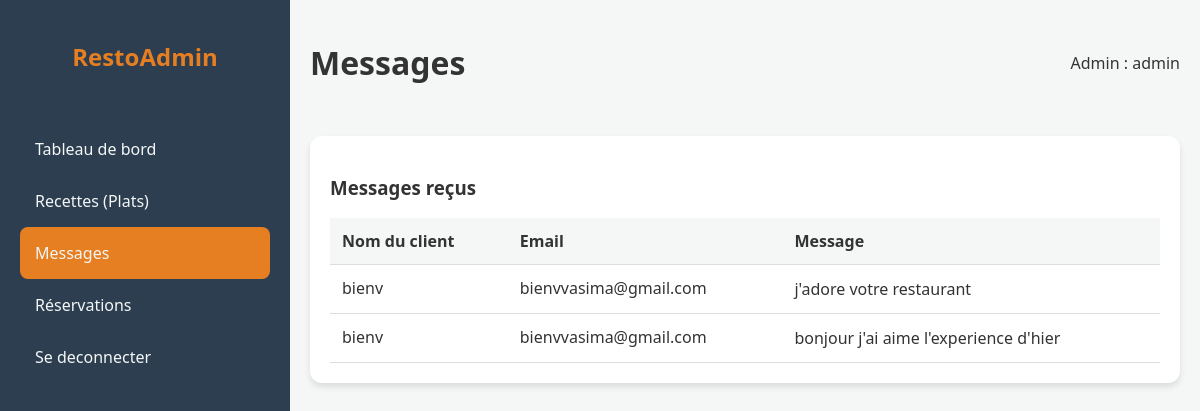
Page /admin/messages.php (signed in) on the committed database.
### tables this page shows
CREATE TABLE `contacts` (
  `id` int(10) UNSIGNED NOT NULL,
  `nom_client` varchar(100) NOT NULL,
  `email` varchar(100) NOT NULL,
  `message` text NOT NULL
);

### admin/messages.php (the view, shortened to what this page needs)
<?php
require '../connexion_db/connexion.php';
$requete = $connexion->query("SELECT nom_client, email, message FROM contacts ORDER BY nom_client ASC");
$messages = $requete->fetchAll(PDO::FETCH_ASSOC);
?>
<!DOCTYPE html>
<html lang="fr">
<head>
</head>
<body>
    <div class="sidebar">
        <h2>RestoAdmin</h2>
        <ul class="nav-links">
            <a href="index.php"><li>Tableau de bord</li></a>
            <a href="recettes.php"><li>Recettes (Plats)</li></a>
            <a href="messages.php"><li class="active">Messages</li></a>
            <a href="reservations.php"><li>Réservations</li></a>
            <a href="deconnexion.php"><li>Se deconnecter</li></a>
        </ul>
    </div>
    <div class="main-content">
        <div class="header">
            <h1>Messages</h1>
            <div class="user-info">Admin : <?= htmlspecialchars($_SESSION['admin']) ?></div>
        </div>
        <div class="table-container">
            <h3>Messages reçus</h3>
            <table>
                <thead>
                    <tr>
                        <th>Nom du client</th>
                        <th>Email</th>
                        <th>Message</th>
                    </tr>
                </thead>
                <tbody>
                    <?php if (count($messages) > 0): ?>
                        <?php foreach ($messages as $message): ?>
                            <tr>
                                <td><?= htmlspecialchars($message['nom_client']) ?></td>
                                <td><?= htmlspecialchars($message['email']) ?></td>
                                <td class="message"><?= htmlspecialchars($message['message']) ?></td>
                            </tr>
                        <?php endforeach; ?>
                    <?php else: ?>
                        <tr>
                            <td class="empty" colspan="3">Aucun message enregistré.</td>
                        </tr>
                    <?php endif; ?>
                </tbody>
            </table>
        </div>
    </div>
</body>
</html>

### admin/messages.php (style rules this page uses)
:root { --primary: #e67e22; --dark: #2c3e50; --light: #f4f7f6; --white: #ffffff; --text: #333; }
body { font-family: 'Segoe UI', Tahoma, Geneva, Verdana, sans-serif; margin: 0; display: flex; min-height: 100vh; background-color: var(--light); color: var(--text); }
.sidebar { width: 250px; background-color: var(--dark); color: var(--white); display: flex; flex-direction: column; padding: 20px; }
.sidebar h2 { text-align: center; color: var(--primary); }
.nav-links { list-style: none; padding: 0; margin-top: 30px; }
.nav-links li { padding: 15px; cursor: pointer; transition: 0.3s; border-radius: 8px; }
.nav-links li:hover, .nav-links .active { background-color: var(--primary); }
.main-content { flex-grow: 1; overflow-y: auto; padding: 20px; }
.header { display: flex; justify-content: space-between; align-items: center; margin-bottom: 30px; }
.table-container { background: var(--white); padding: 20px; border-radius: 12px; box-shadow: 0 4px 6px rgba(0,0,0,0.1); }
table { width: 100%; border-collapse: collapse; }
th, td { text-align: left; vertical-align: top; padding: 12px; border-bottom: 1px solid #ddd; }
th { background-color: var(--light); }
.message { line-height: 1.5; max-width: 520px; white-space: pre-wrap; }
a { text-decoration: none; color: var(--light); }

### rows in the picture
contacts: nom_client "bienv", email "bienvvasima@gmail.com", message "j'adore votre restaurant"
contacts: nom_client "bienv", email "bienvvasima@gmail.com", message "bonjour j'ai aime l'experience d'hier"

### other values in the picture
$_SESSION['admin'] "admin"
